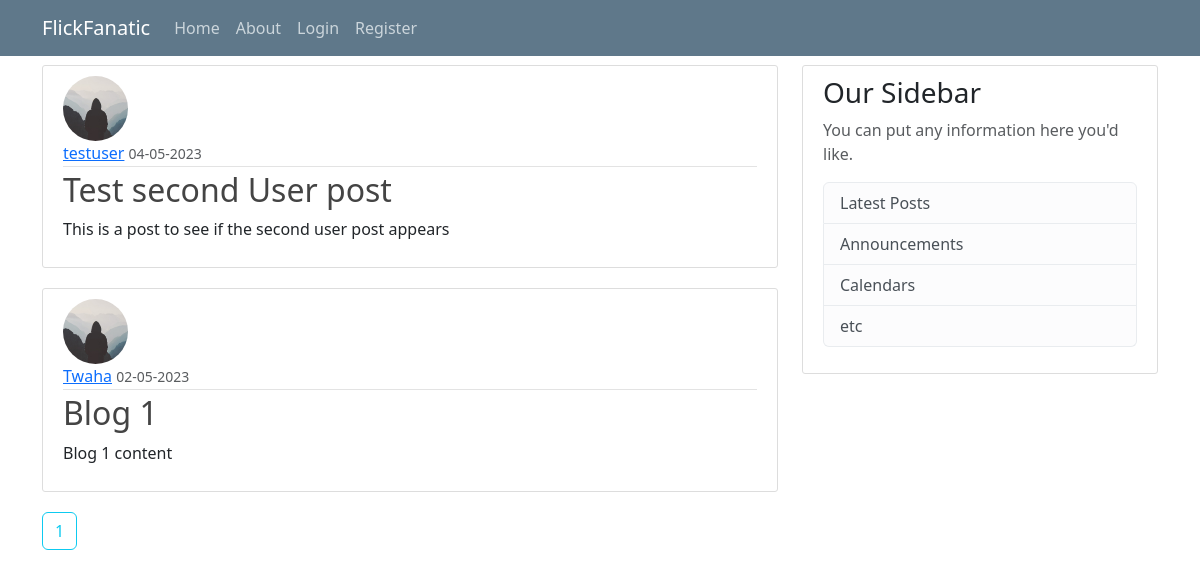
Page /home on the earlier database version.
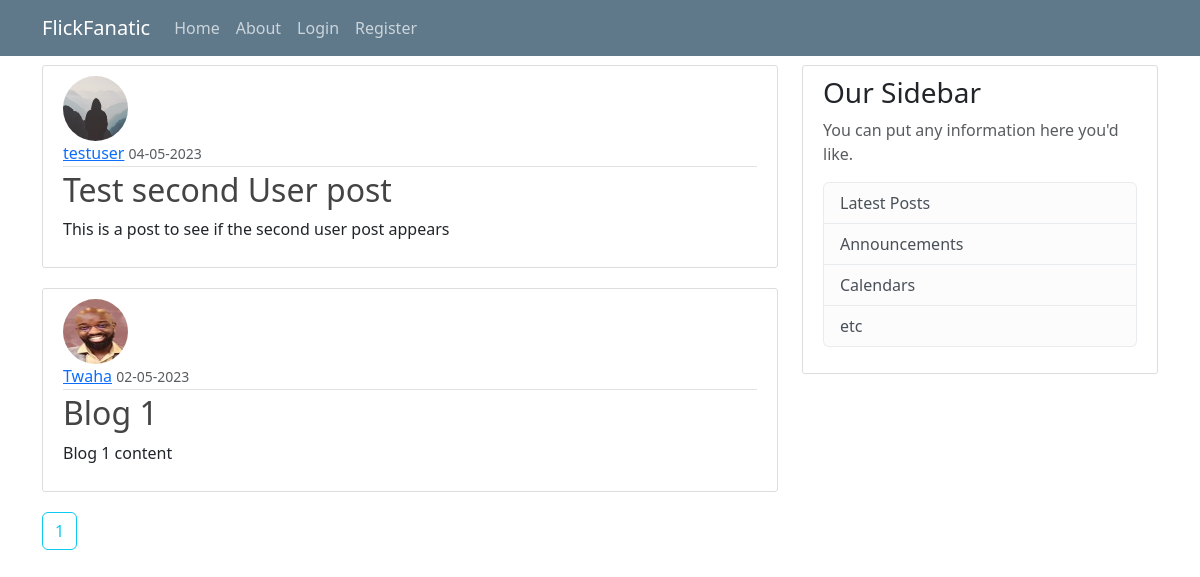
Same page on the later database version.
### flickfanatic/models.py (models this page shows, shortened)
class Post(db.Model): #post model
    id = db.Column(db.Integer, primary_key=True) #unique id
    title = db.Column(db.String(100), nullable=False) #title
    date_posted = db.Column(db.DateTime, nullable=False, default=datetime.utcnow) #date posted
    content = db.Column(db.Text, nullable=False) #content
    user_id = db.Column(db.Integer, db.ForeignKey('user.id'), nullable=False) #user id

class User(db.Model, UserMixin): #user model
    id = db.Column(db.Integer, primary_key=True) #unique id
    username = db.Column(db.String(20), unique=True, nullable=False) #unique username
    email = db.Column(db.String(120), unique=True, nullable=False) #unique email
    image_file = db.Column(db.String(20), nullable=False, default='default.jpg') #profile picture
    password = db.Column(db.String(60), nullable=False) #hash password
    posts = db.relationship('Post', backref='author', lazy=True) #one to many relationship with posts

### flickfanatic/routes.py (the view)
@app.route("/")
@app.route("/home")
def home():
    page = request.args.get('page', 1, type=int)
    posts = Post.query.order_by(Post.date_posted.desc()).paginate(page=page, per_page=5)
    return render_template('home.html', posts=posts)

### flickfanatic/templates/home.html (shortened to what this page needs)
{% extends "base.html" %}
{% block content %}
    {% for post in posts.items %}
        <article class="media content-section">
            <img class="rounded-circle article-img" src="{{ url_for('static', filename='profile_pics/' + post.author.image_file) }}">
            <div class="media-body">
                <div class="article-metadata">
                    <a class="mr-2" href="#">{{ post.author.username }}</a>
                    <small class="text-muted">{{ post.date_posted.strftime('%d-%m-%Y') }}</small>
                </div>
                <h2><a class="article-title" href="{{ url_for('post', post_id=post.id) }}">{{ post.title }}</a></h2>
                <p class="article-content">{{ post.content }}</p>
            </div>
        </article>
    {% endfor %}
    {% for page_num in posts.iter_pages(left_edge=1, right_edge=1, left_current=1, right_current=2) %}
        {% if page_num %}
            {% if posts.page == page_num %}
                <a class="btn btn-outline-info mb-4" href="{{ url_for('home', page=page_num) }}">{{ page_num }}</a>
            {% else %}
                <a class="btn btn-outline-secondary mb-4" href="{{ url_for('home', page=page_num) }}">{{ page_num }}</a>
            {% endif %}
        {% else %}
            ...
        {% endif %}
    {% endfor %}
{% endblock %}

### flickfanatic/templates/base.html (shortened to what this page needs)
<!DOCTYPE html>
<html lang="en">
<head>
  <link rel="stylesheet" type="text/css" href="{{ url_for('static',filename='styles/style.css') }}">
  <link href="https://cdn.jsdelivr.net/npm/bootstrap@5.3.0-alpha3/dist/css/bootstrap.min.css" rel="stylesheet">
</head>
<body>
    <header class="site-header">
      <nav class="navbar navbar-expand-md navbar-dark bg-steel fixed-top">
        <div class="container">
          <a class="navbar-brand mr-4" href="/">FlickFanatic</a>
          <div class="collapse navbar-collapse" id="navbarToggle">
            <div class="navbar-nav mr-auto">
              <a class="nav-item nav-link" href="{{ url_for('home') }}">Home</a>
              <a class="nav-item nav-link" href="{{ url_for('about') }}">About</a>
            </div>
            <div class="navbar-nav">
              {% if current_user.is_authenticated %}
                <a class="nav-item nav-link" href="{{ url_for('new_post') }}">New Post</a>
                <a class="nav-item nav-link" href="{{ url_for('account') }}">Account</a>
                <a class="nav-item nav-link" href="{{ url_for('logout') }}">Logout</a>
              {% else %}
                <a class="nav-item nav-link" href="{{ url_for('login') }}">Login</a>
                <a class="nav-item nav-link" href="{{ url_for('register') }}">Register</a>
              {% endif %}
            </div>
          </div>
        </div>
      </nav>
    </header>
    <main role="main" class="container">
      <div class="row">
        <div class="col-md-8">
          {% block content %}{% endblock %}
        </div>
        <div class="col-md-4">
          <div class="content-section">
            <h3>Our Sidebar</h3>
            <p class='text-muted'>You can put any information here you'd like.
              <ul class="list-group">
                <li class="list-group-item list-group-item-light">Latest Posts</li>
                <li class="list-group-item list-group-item-light">Announcements</li>
                <li class="list-group-item list-group-item-light">Calendars</li>
                <li class="list-group-item list-group-item-light">etc</li>
              </ul>
            </p>
          </div>
        </div>
      </div>
    </main>
</body>
</html>

### flickfanatic/static/styles/style.css (style rules this page uses)
body { background: #fafafa; margin-top: 5rem; padding-top: 65px; }
h1,h2,h3,h4,h5,h6 { color: #444444; }
.bg-steel { background-color: #5f788a; }
.site-header .navbar-nav .nav-link { color: #cbd5db; }
.content-section { background: #ffffff; padding: 10px 20px; border: 1px solid #dddddd; border-radius: 3px; margin-bottom: 20px; }
.article-title { color: #444444; text-decoration: none; }
.article-content { white-space: pre-line; }
.article-img { height: 65px; width: 65px; margin-right: 16px; }
.article-metadata { padding-bottom: 1px; margin-bottom: 4px; border-bottom: 1px solid #e3e3e3; }

Differences in the rows shown:
changed through a linked row, Post "Blog 1": image_file: picture added in place of a placeholder
